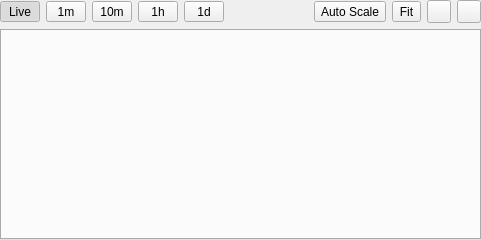
<?xml version="1.0" encoding="UTF-8"?>
<ui version="4.0">
 <class>TrendPanelWidget</class>
 <widget class="QWidget" name="TrendPanelWidget">
  <property name="geometry">
   <rect>
    <x>0</x>
    <y>0</y>
    <width>481</width>
    <height>240</height>
   </rect>
  </property>
  <property name="minimumSize">
   <size>
    <width>0</width>
    <height>240</height>
   </size>
  </property>
  <layout class="QVBoxLayout" name="verticalLayout">
   <property name="leftMargin">
    <number>0</number>
   </property>
   <property name="topMargin">
    <number>0</number>
   </property>
   <property name="rightMargin">
    <number>0</number>
   </property>
   <property name="bottomMargin">
    <number>0</number>
   </property>
   <item>
    <layout class="QHBoxLayout" name="toolbarLayout">
     <item>
      <widget class="ThemedToolButton" name="liveButton">
       <property name="minimumSize">
        <size>
         <width>40</width>
         <height>0</height>
        </size>
       </property>
       <property name="text">
        <string>Live</string>
       </property>
       <property name="checkable">
        <bool>true</bool>
       </property>
       <property name="checked">
        <bool>true</bool>
       </property>
       <property name="toolButtonStyle">
        <enum>Qt::ToolButtonStyle::ToolButtonTextOnly</enum>
       </property>
      </widget>
     </item>
     <item>
      <widget class="ThemedToolButton" name="oneMinuteButton">
       <property name="minimumSize">
        <size>
         <width>40</width>
         <height>0</height>
        </size>
       </property>
       <property name="text">
        <string>1m</string>
       </property>
       <property name="checkable">
        <bool>true</bool>
       </property>
       <property name="toolButtonStyle">
        <enum>Qt::ToolButtonStyle::ToolButtonTextOnly</enum>
       </property>
      </widget>
     </item>
     <item>
      <widget class="ThemedToolButton" name="tenMinutesButton">
       <property name="minimumSize">
        <size>
         <width>40</width>
         <height>0</height>
        </size>
       </property>
       <property name="text">
        <string>10m</string>
       </property>
       <property name="checkable">
        <bool>true</bool>
       </property>
       <property name="toolButtonStyle">
        <enum>Qt::ToolButtonStyle::ToolButtonTextOnly</enum>
       </property>
      </widget>
     </item>
     <item>
      <widget class="ThemedToolButton" name="oneHourButton">
       <property name="minimumSize">
        <size>
         <width>40</width>
         <height>0</height>
        </size>
       </property>
       <property name="text">
        <string>1h</string>
       </property>
       <property name="checkable">
        <bool>true</bool>
       </property>
       <property name="toolButtonStyle">
        <enum>Qt::ToolButtonStyle::ToolButtonTextOnly</enum>
       </property>
      </widget>
     </item>
     <item>
      <widget class="ThemedToolButton" name="oneDayButton">
       <property name="minimumSize">
        <size>
         <width>40</width>
         <height>0</height>
        </size>
       </property>
       <property name="text">
        <string>1d</string>
       </property>
       <property name="checkable">
        <bool>true</bool>
       </property>
       <property name="toolButtonStyle">
        <enum>Qt::ToolButtonStyle::ToolButtonTextOnly</enum>
       </property>
      </widget>
     </item>
     <item>
      <spacer name="toolbarSpacer">
       <property name="orientation">
        <enum>Qt::Horizontal</enum>
       </property>
       <property name="sizeHint" stdset="0">
        <size>
         <width>40</width>
         <height>20</height>
        </size>
       </property>
      </spacer>
     </item>
     <item>
      <widget class="ThemedToolButton" name="autoScaleButton">
       <property name="text">
        <string>Auto Scale</string>
       </property>
       <property name="toolButtonStyle">
        <enum>Qt::ToolButtonStyle::ToolButtonTextOnly</enum>
       </property>
      </widget>
     </item>
     <item>
      <widget class="ThemedToolButton" name="fitButton">
       <property name="text">
        <string>Fit</string>
       </property>
       <property name="toolButtonStyle">
        <enum>Qt::ToolButtonStyle::ToolButtonTextBesideIcon</enum>
       </property>
      </widget>
     </item>
     <item>
      <widget class="ThemedToolButton" name="exportButton">
       <property name="squareIconOnly" stdset="0">
        <bool>true</bool>
       </property>
      </widget>
     </item>
     <item>
      <widget class="ThemedToolButton" name="settingsButton">
       <property name="squareIconOnly" stdset="0">
        <bool>true</bool>
       </property>
      </widget>
     </item>
    </layout>
   </item>
   <item>
    <widget class="QTabWidget" name="trendTabs">
     <property name="currentIndex">
      <number>0</number>
     </property>
    </widget>
   </item>
  </layout>
 </widget>
 <customwidgets>
  <customwidget>
   <class>ThemedToolButton</class>
   <extends>QToolButton</extends>
   <header>widgets/themedtoolbutton.h</header>
  </customwidget>
 </customwidgets>
 <resources/>
 <connections/>
</ui>
